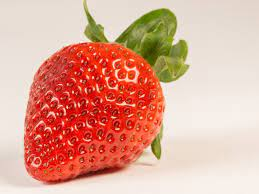
%> input picture Erdbeere.png, 259 x 194 px
$ octave main.m   (GNU Octave 9; MATLAB toolbox functions it lacks are replaced by stand-ins)
%> lines starting %> are read from the running program, lines starting %| are printed output that depends on the picture; in (x1, y1, x2, y2) boxes, pixels count from 0 and x2, y2 are one past the last pixel; in counts of white or black regions, pixels touching at a corner belong together; the program's own positions count from 1
clc;clear;close all;

I = imread('Erdbeere.png');
%> I is the input picture: size 194x259x3 uint8; mean R, G, B 222.7, 168.5, 150.6
subplot(2,3,1);imshow(I);title('原始图像');

I_gray = rgb2gray(I);
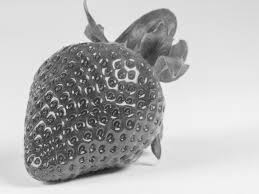
%> I_gray: size 194x259 uint8; min 25, max 249, mean 182.6
subplot(2,3,2);imshow(I_gray);title('灰度图像');

subplot(2,3,3);imhist(I_gray);title('灰度直方图');

[width,height]=size(I_gray);
%> width = 194; height = 259
threshold=180;
for i=1:width
    for j=1:height
        if(I_gray(i,j)<threshold)
            BW(i,j)=1;
        else
            BW(i,j)=0;
        end
    end
end
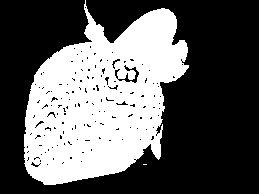
%> BW: size 194x259 double; values 0 (black) and 1 (white), 37.8% white; 2 white regions (1 under 20 px), largest, box (x1, y1, x2, y2) and area: (24, 0, 189, 185) 18978
subplot(2,3,4);imshow(BW);title('人工阈值进行分割');
%subplot(1,3,1);imshow(BW);title('人工阈值进行分割');
SE1 = strel('disk',1);
J = imopen (BW,SE1);
%> J: size 194x259 double; values 0 (black) and 1 (white), 37.6% white; 1 white region, box (x1, y1, x2, y2) and area: (24, 8, 189, 185) 18911
%subplot(1,3,2);imshow(J);title('先开运算');
SE2 = strel('disk',3);
J = imclose (J,SE2);
%> J: size 194x259 double; values 0 (black) and 1 (white), 39.1% white; 1 white region, box (x1, y1, x2, y2) and area: (24, 8, 189, 185) 19656
%subplot(1,3,3);imshow(J);title('再闭运算');
subplot(2,3,5);imshow(J);title('形态学操作');

R = I(:,:,1);
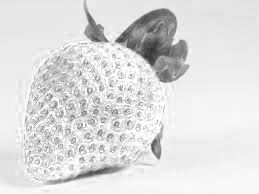
%> R: size 194x259 uint8; min 48, max 255, mean 222.7
G = I(:,:,2);
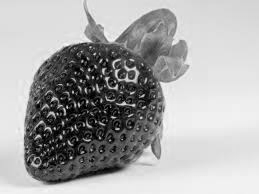
%> G: size 194x259 uint8; min 0, max 254, mean 168.5
B = I(:,:,3);
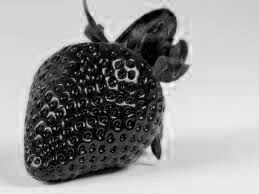
%> B: size 194x259 uint8; min 0, max 250, mean 150.6
result(:,:,1) = R.*uint8(J);
result(:,:,2) = G.*uint8(J);
result(:,:,3) = B.*uint8(J);
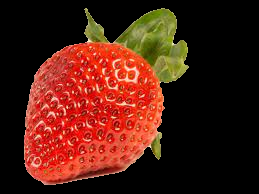
%> result: size 194x259x3 uint8; mean R, G, B 78.3, 30.8, 18.4
%figure();imshow(result);title('图像分割结果');
subplot(2,3,6);imshow(result);title('图像分割结果');
%> after `title('图像分割结果')`:
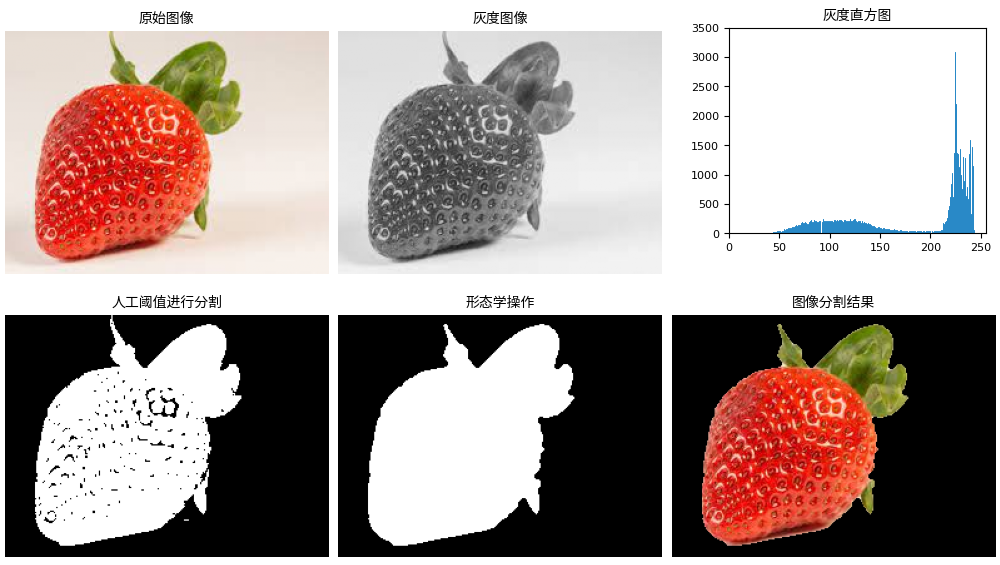
%> figure redrawn from the program's plot data, 6 panels
imwrite(result,'图像分割结果.png');
